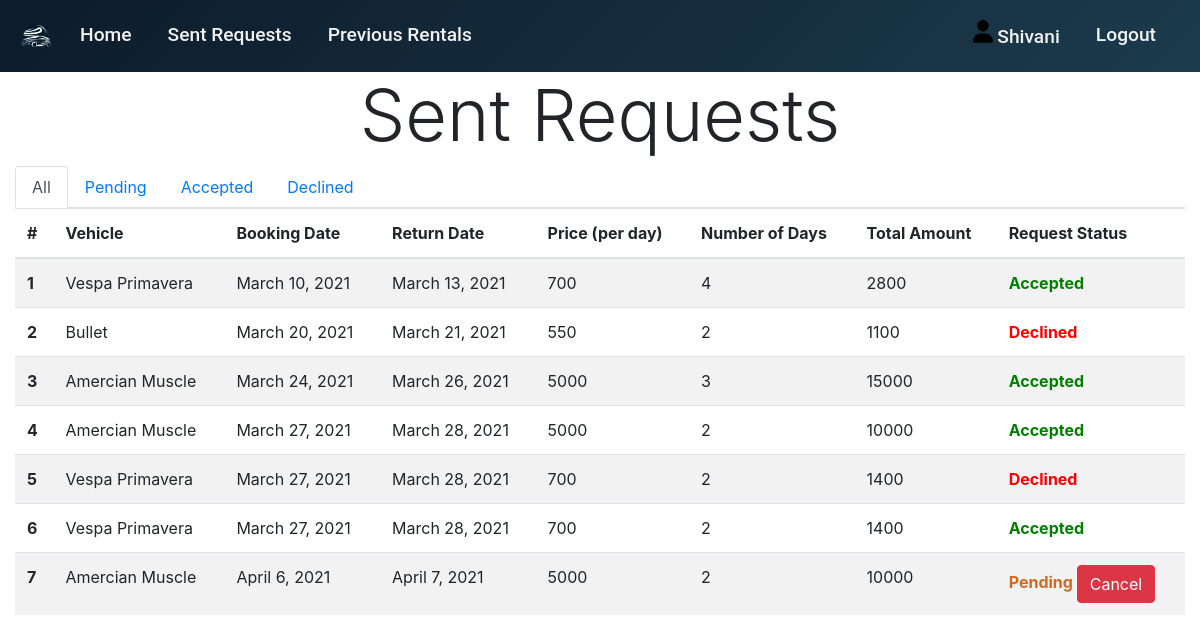
/SentRequests/ (signed in), run on an earlier commit of the app's database.
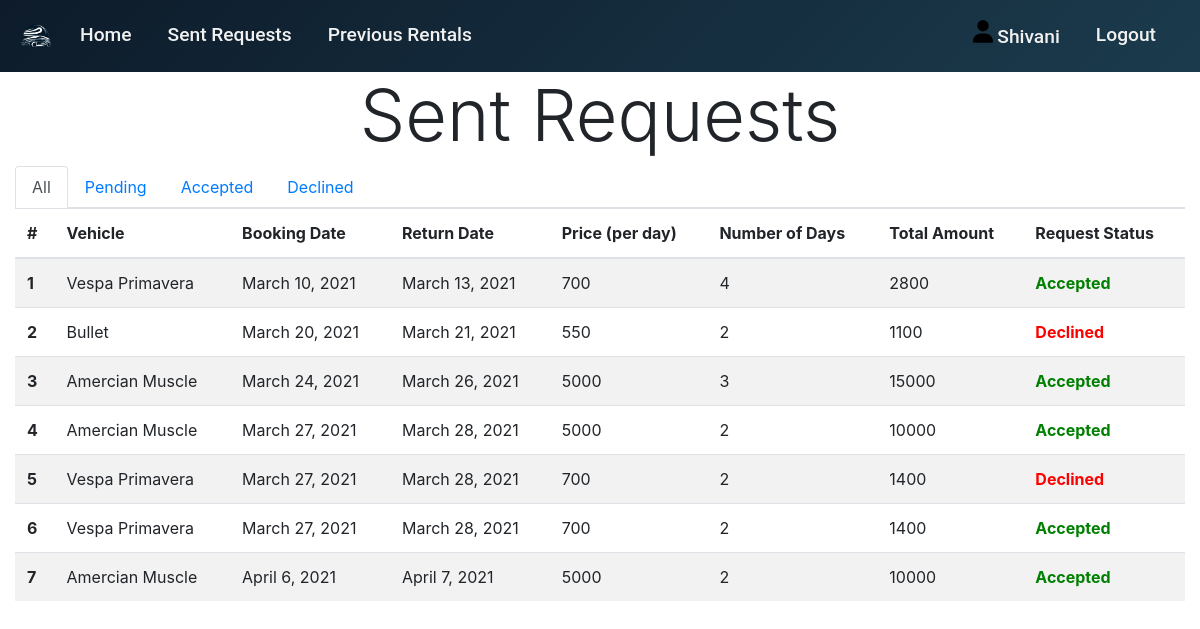
And on a later commit of the database.
### RentVehicle/models.py (models this page shows, shortened)
class RentVehicle(models.Model):
    RentVehicle_id = models.AutoField
    RentVehicle_Date_of_Booking = models.DateField(blank=True,null=True)
    RentVehicle_Date_of_Return = models.DateField(blank=True,null=True)
    Total_days = models.IntegerField()
    Advance_amount = models.IntegerField(blank=True,null=True)
    RentVehicle_Total_amount = models.IntegerField(blank=True,null=True)
    isAvailable = models.BooleanField(default=True)
    isBillPaid = models.BooleanField(default=False)
    Vehicle_license_plate = models.CharField(max_length=30)
    customer_email = models.CharField(max_length=100)
    request_responded_by = models.CharField(max_length=100,blank=True,null=True)
    request_status = models.CharField(max_length=30,default="Pending")

### CustomerHome/views.py (the view)
# urls.py: path('SentRequests/',views.SentRequests,name="SentRequests"),
def SentRequests(request):
    if('user_email' not in request.session):
        return redirect('/signin/')
    customer_email = request.session.get('user_email')
    customer = Customer.objects.get(customer_email=customer_email)
    rentvehicle = RentVehicle.objects.filter(customer_email=customer_email)
    if rentvehicle.exists():
        vehicle = Vehicle.objects.all()
        return render(request,'SentRequests.html',{'customer':customer,'rentvehicle':rentvehicle,'vehicle':vehicle})
    else:
        Message = "You haven't rented any vehicle yet!!"
        return render(request,'SentRequests.html',{'customer':customer,'rentvehicle':rentvehicle,'Message':Message})

### CustomerHome/templates/SentRequests.html (shortened to what this page needs)
{%extends 'Customer_only_navbar_Loggedin.html'%} {% load static %}
    {% block name %}{{customer.customer_firstname}}{%endblock%} {% block pagecontent %} {%if Message%}
    <div class="container mt-5">
        <div class="alert alert-warning" role="alert">
            <h4 class="alert-heading">NOT RENTED ANY YET!!</h4>
            <p>You haven't made any rent request yet</p>
            <hr>
            <p class="mb-0">We have every type of vehicles you need within your budget. Nice, Neat and tidy. Go and get one.
                <a href="/">Click here</a>
            </p>
        </div>
    </div>
    {%else%}
    <h1 class="display-3" style="text-align: center;">Sent Requests</h1>
    <nav>
        <div class="nav nav-tabs" id="nav-tab" role="tablist">
            <a class="nav-item nav-link active" id="nav-all-tab" data-toggle="tab" href="#nav-all" role="tab" aria-controls="nav-all" aria-selected="true">All</a>
            <a class="nav-item nav-link" id="nav-pending-tab" data-toggle="tab" href="#nav-pending" role="tab" aria-controls="nav-pending" aria-selected="false">Pending</a>
            <a class="nav-item nav-link" id="nav-accepted-tab" data-toggle="tab" href="#nav-accepted" role="tab" aria-controls="nav-accepted" aria-selected="false">Accepted</a>
            <a class="nav-item nav-link" id="nav-declined-tab" data-toggle="tab" href="#nav-declined" role="tab" aria-controls="nav-declined" aria-selected="false">Declined</a>
        </div>
    </nav>
    <div class="tab-content" id="nav-tabContent">
        <div class="tab-pane fade show active" id="nav-all" role="tabpanel" aria-labelledby="nav-all-tab">
            <table class="table table-striped">
                <thead>
                    <tr>
                        <th scope="col">#</th>
                        <th scope="col">Vehicle</th>
                        <th scope="col">Booking Date</th>
                        <th scope="col">Return Date</th>
                        <th scope="col">Price (per day)</th>
                        <th scope="col">Number of Days</th>
                        <th scope="col">Total Amount</th>
                        <th scope="col">Request Status</th>
                    </tr>
                </thead>
                <tbody>
                    {% for rv in rentvehicle %}
                    <tr>
                        <th scope="row">{{forloop.counter}}</th>
                        {%for veh in vehicle%} {%if veh.Vehicle_license_plate == rv.Vehicle_license_plate%}
                        <td>{{veh.Vehicle_name}}</td>
                        {%endif%} {%endfor%}
                        <td>{{rv.RentVehicle_Date_of_Booking}}</td>
                        <td>{{rv.RentVehicle_Date_of_Return}}</td>
                        {%for veh in vehicle%} {%if veh.Vehicle_license_plate == rv.Vehicle_license_plate%}
                        <td>{{veh.Vehicle_price}}</td>
                        {%endif%} {%endfor%}
                        <td>{{rv.Total_days}}</td>
                        <td>{{rv.RentVehicle_Total_amount}}</td>
                        {%if rv.request_status == "Accepted"%}
                        <td style="color: green; font-weight: bolder;">{{rv.request_status}}</td>
                        {%elif rv.request_status == "Declined"%}
                        <td style="color: red; font-weight: bolder;">{{rv.request_status}}</td>
                        {%elif rv.request_status == "Pending"%}
                        <td><span style="color: chocolate; font-weight: bolder;">Pending <a class="btn btn-danger"
                                    href="/RentVehicle/CancelRequest?id={{rv.id}}">Cancel</a></td>
                        {%endif%}
                    </tr>
                    {% endfor %}
                </tbody>
            </table>
        </div>
    </div>
    {%endif%} {% endblock pagecontent %}

What changed in the data, as far as the page shows it:
changed RentVehicle "April 6, 2021": request_status (not shown) → "Accepted"; no longer shows "Pending Cancel"
